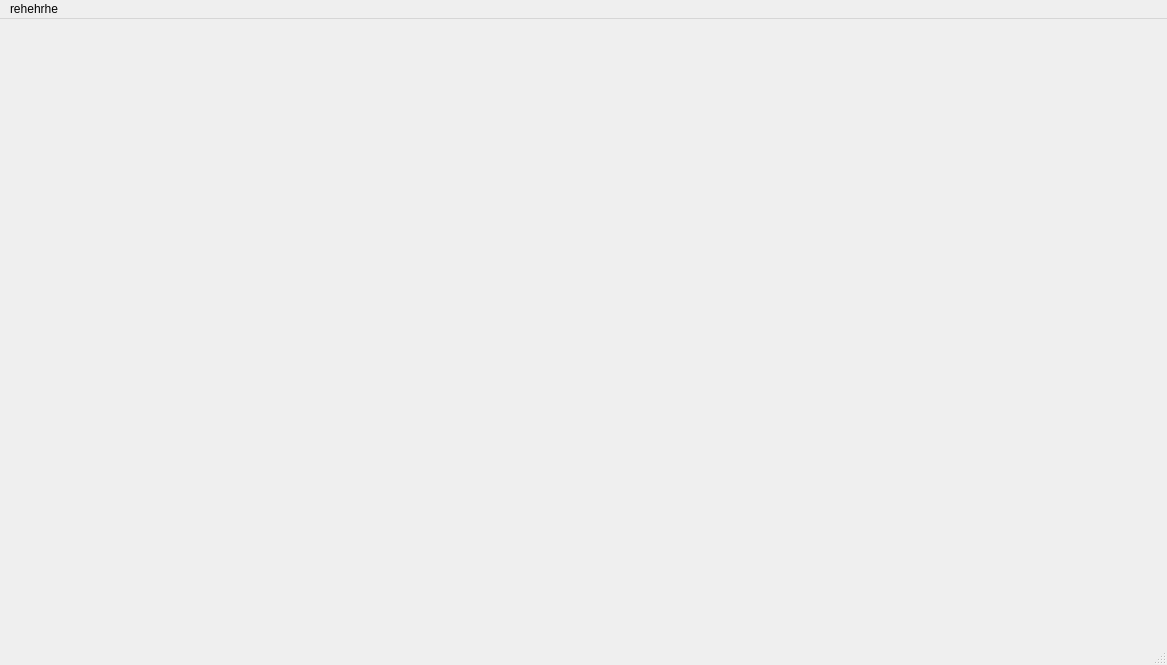
<?xml version="1.0" encoding="UTF-8"?>
<ui version="4.0">
 <class>MainWindow</class>
 <widget class="QMainWindow" name="MainWindow">
  <property name="geometry">
   <rect>
    <x>0</x>
    <y>0</y>
    <width>1167</width>
    <height>665</height>
   </rect>
  </property>
  <property name="windowTitle">
   <string>MainWindow</string>
  </property>
  <widget class="QWidget" name="centralwidget"/>
  <widget class="QMenuBar" name="menubar">
   <property name="geometry">
    <rect>
     <x>0</x>
     <y>0</y>
     <width>1167</width>
     <height>25</height>
    </rect>
   </property>
   <widget class="QMenu" name="menurehehrhe">
    <property name="title">
     <string>rehehrhe</string>
    </property>
   </widget>
   <addaction name="menurehehrhe"/>
  </widget>
  <widget class="QStatusBar" name="statusbar"/>
 </widget>
 <resources/>
 <connections/>
</ui>
